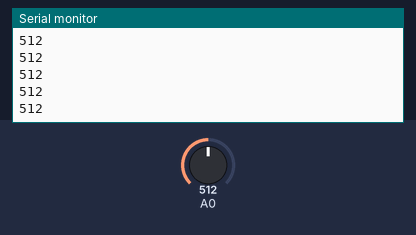
A sketch run on a simulated Arduino Uno, built with avr-gcc and run on an emulated ATmega328P. On the bench: the last lines printed to the serial monitor. The inputs (shaded band) are chosen by the test bench; at power-on: A0 = 512.

Above: at 1.2 s.
1.3 s: A0 set to 716
At 2.0 s:
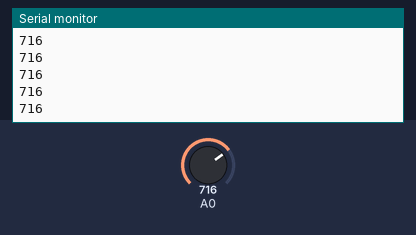
2.8 s: A0 set to 900
At 3.8 s:
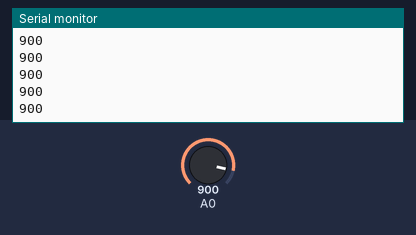
Timing chart, 0 to 5.8 s (numbered marks = the images above; inputs shaded):
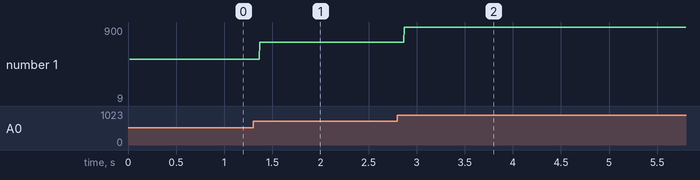

The sketch:

light_sensing.c.ino
```cpp
void setup() {
  // Set pin modes
  Serial.begin(9600);
  Serial.write("Hello World");
}

void loop() {
  int val = analogRead(A0);
  char buf[16];
  sprintf(buf, "%i\n", val);
  Serial.write(buf);
}
```

Measured:
- after the input at 1.3 s, the serial monitor: prints a new line after 0.07 s (image 1)
- after the input at 2.8 s, the serial monitor: prints a new line after 0.07 s (image 2)
- plotted number 1: 512 → 716 after the input at 1.3 s, 716 → 9 after the input at 2.8 s
